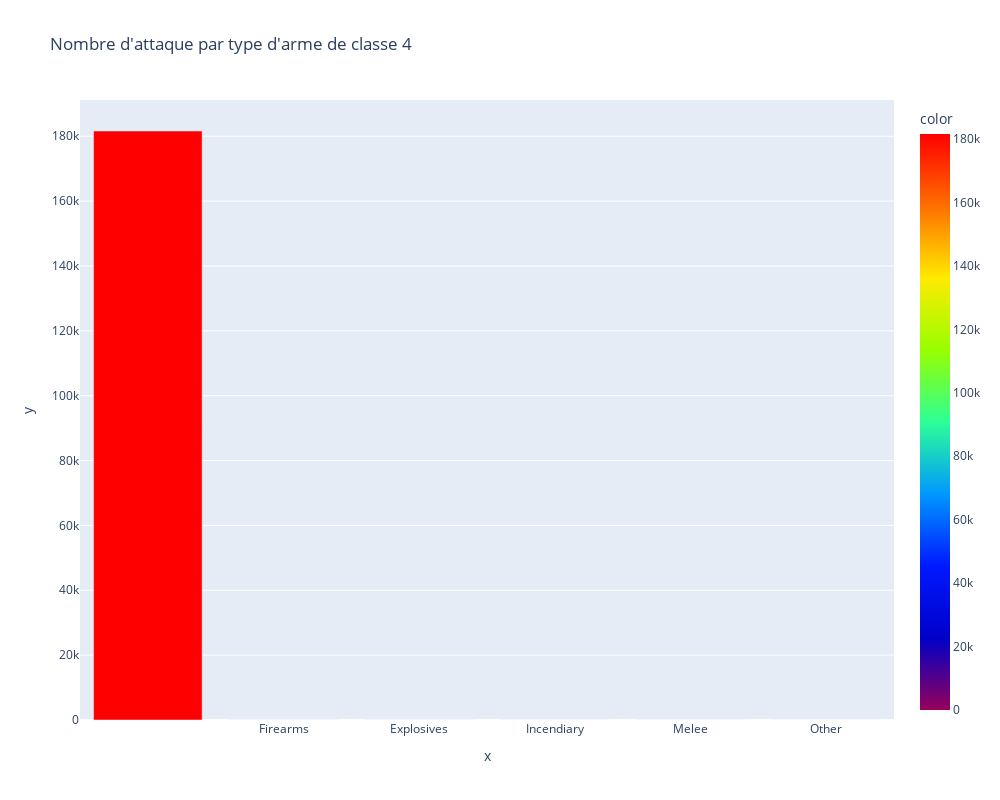

Notebook code cell kept with this figure:
### Code cell
counts4 = cleaned_data['weaptype4_txt'].value_counts()
fig = px.bar(cleaned_data, x=counts4.index, y=counts4.values, height=800, width=1000,color=counts4.values,color_continuous_scale=px.colors.sequential.Rainbow, orientation='v', title="Nombre d'attaque par type d'arme de classe 4")
fig.show()

### Figure 1 — Plotly figure (JSON) as saved in the notebook; plotly's stock layout.template omitted (floating-point values rounded to 4 significant figures)
{"data": [{"alignmentgroup": "True", "hovertemplate": "x=%{x}<br>y=%{y}<br>color=%{marker.color}<extra></extra>", "legendgroup": "", "marker": {"color": [181618, 29, 26, 10, 7, 1], "coloraxis": "coloraxis", "pattern": {"shape": ""}}, "name": "", "offsetgroup": "", "orientation": "v", "showlegend": false, "textposition": "auto", "type": "bar", "x": [" ", "Firearms", "Explosives", "Incendiary", "Melee", "Other"], "xaxis": "x", "y": [181618, 29, 26, 10, 7, 1], "yaxis": "y"}], "layout": {"barmode": "relative", "coloraxis": {"colorbar": {"title": {"text": "color"}}, "colorscale": [[0, "rgb(150,0,90)"], [0.125, "rgb(0,0,200)"], [0.25, "rgb(0,25,255)"], [0.375, "rgb(0,152,255)"], [0.5, "rgb(44,255,150)"], [0.625, "rgb(151,255,0)"], [0.75, "rgb(255,234,0)"], [0.875, "rgb(255,111,0)"], [1, "rgb(255,0,0)"]]}, "height": 800, "legend": {"tracegroupgap": 0}, "title": {"text": "Nombre d'attaque par type d'arme de classe 4"}, "width": 1000, "xaxis": {"anchor": "y", "domain": [0, 1], "title": {"text": "x"}}, "yaxis": {"anchor": "x", "domain": [0, 1], "title": {"text": "y"}}}}
